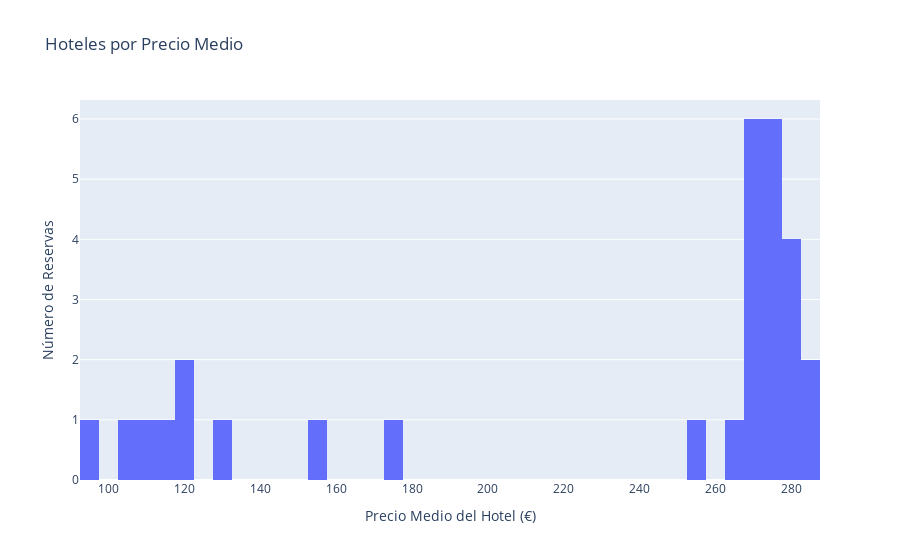

The notebook cell this image was saved under:
### Code cell
precio_medio_hoteles = df_final.groupby("precio_medio_hotel")["id_hotel"].nunique().reset_index()

fig = px.histogram(
    precio_medio_hoteles,
    x="precio_medio_hotel",
    y = "id_hotel",
    nbins=50,
    title="Hoteles por Precio Medio",
    labels={"precio_medio_hotel": "Precio Medio del Hotel (€)"}
)
fig.update_layout(yaxis_title="Número de Reservas")
fig.show()

### Figure 1 — Plotly figure (JSON) as saved in the notebook; plotly's stock layout.template omitted (floating-point values rounded to 4 significant figures)
{"data": [{"bingroup": "x", "histfunc": "sum", "hovertemplate": "Precio Medio del Hotel (€)=%{x}<br>sum of id_hotel=%{y}<extra></extra>", "legendgroup": "", "marker": {"color": "#636efa", "pattern": {"shape": ""}}, "name": "", "nbinsx": 50, "orientation": "v", "showlegend": false, "type": "histogram", "x": [95.0, 107.0, 110.0, 116.0, 119.0, 129.0, 154.0, 173.0, 255.0, 265.0, 267.9, 269.9, 270.0, 271.7, 272.2, 272.4, 272.7, 273.3, 273.8, 275.2, 276.6, 277.3, 278.2, 279.8, 280.1, 282.5, 284.3, 284.4], "xaxis": "x", "y": [1, 1, 1, 1, 2, 1, 1, 1, 1, 1, 1, 1, 1, 1, 1, 1, 1, 1, 1, 1, 1, 1, 1, 1, 1, 1, 1, 1], "yaxis": "y"}], "layout": {"barmode": "relative", "legend": {"tracegroupgap": 0}, "title": {"text": "Hoteles por Precio Medio"}, "xaxis": {"anchor": "y", "domain": [0, 1], "title": {"text": "Precio Medio del Hotel (€)"}}, "yaxis": {"anchor": "x", "domain": [0, 1], "title": {"text": "Número de Reservas"}}}}
